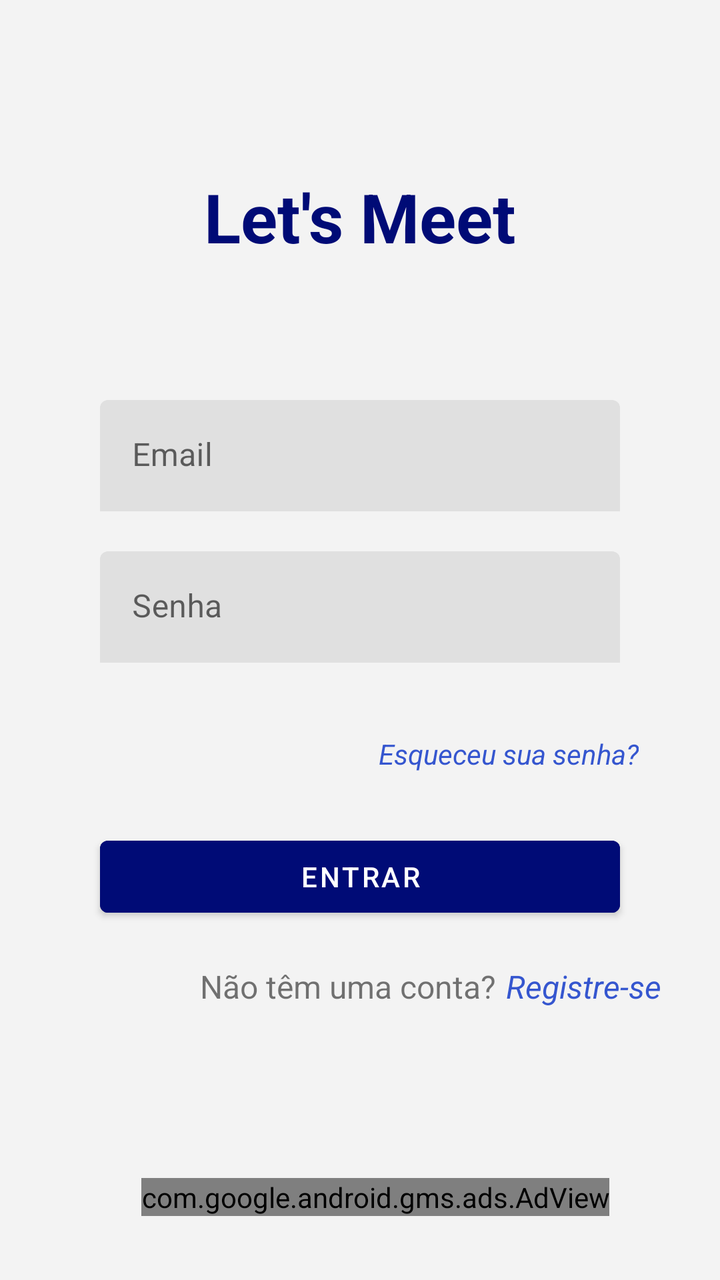
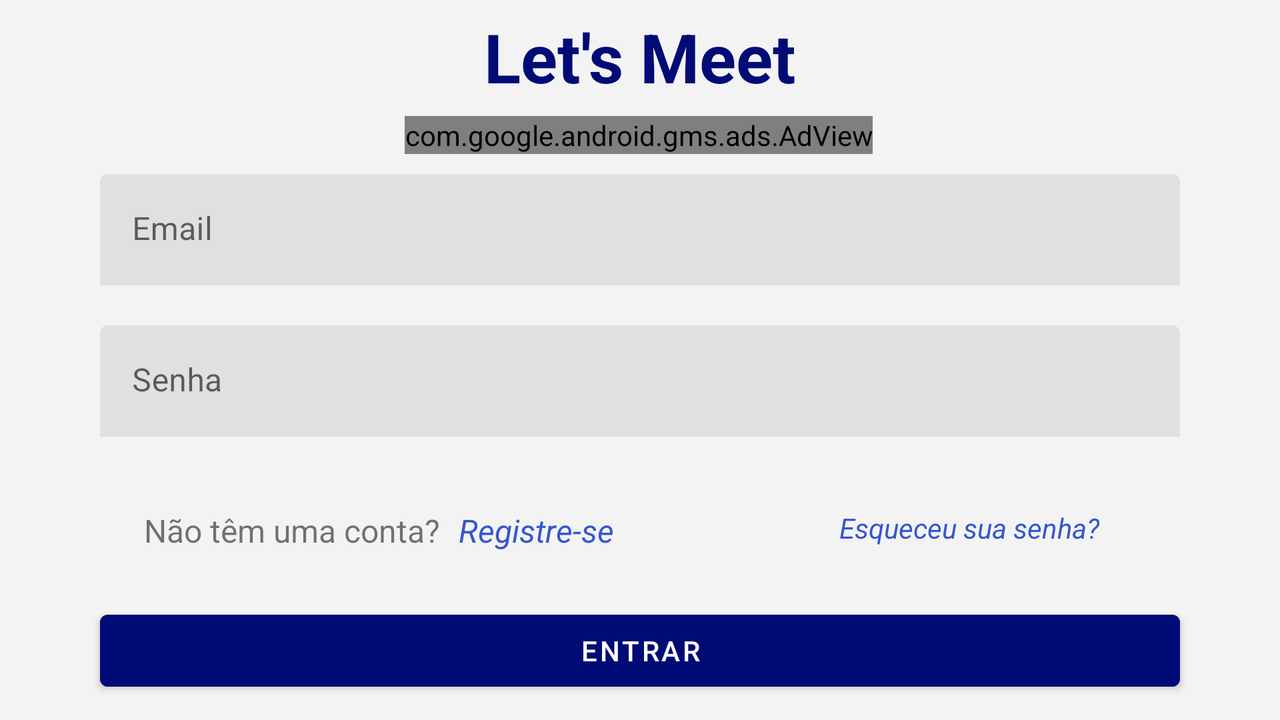

An Android layout and its configuration variant, each rendered on a device that would load it. The default file and the variant file are quoted in full after the pictures.
<!-- AndroidManifest.xml: application theme Theme.PBKOTLINREUNIAO -->
<!-- res/layout/fragment_sign_in.xml -->
<?xml version="1.0" encoding="utf-8"?>
<androidx.constraintlayout.widget.ConstraintLayout xmlns:android="http://schemas.android.com/apk/res/android"
    xmlns:app="http://schemas.android.com/apk/res-auto"
    xmlns:tools="http://schemas.android.com/tools"
    android:id="@+id/frameLayout"
    android:layout_width="match_parent"
    android:layout_height="match_parent"


    android:background="#F3F3F3"
    tools:context=".ui.signin.SignInFragment">

    <com.google.android.material.textfield.TextInputLayout
        android:id="@+id/signInEmail"
        android:layout_width="match_parent"
        android:layout_height="wrap_content"
        android:layout_marginStart="50dp"
        android:layout_marginTop="70dp"
        android:layout_marginEnd="50dp"
        app:boxStrokeColor="#000b76"
        app:boxStrokeWidth="0dp"
        app:boxStrokeWidthFocused="0dp"
        app:hintTextColor="#000b76"
        app:layout_constraintEnd_toEndOf="parent"
        app:layout_constraintHorizontal_bias="0.0"
        app:layout_constraintStart_toStartOf="parent"
        app:layout_constraintTop_toBottomOf="@+id/textView3">

        <com.google.android.material.textfield.TextInputEditText
            android:id="@+id/inputEmail1"
            android:layout_width="match_parent"
            android:layout_height="wrap_content"
            android:background="@drawable/input"
            android:hint="Email" />
    </com.google.android.material.textfield.TextInputLayout>


    <com.google.android.gms.ads.AdView
        android:id="@+id/adView"
        android:layout_width="wrap_content"
        android:layout_height="wrap_content"
        android:layout_alignParentBottom="true"
        android:layout_centerHorizontal="true"
        android:layout_marginStart="20dp"
        android:layout_marginEnd="20dp"
        android:layout_marginBottom="32dp"
        app:adSize="BANNER"
        app:adUnitId="ca-app-pub-3940256099942544/6300978111"
        app:layout_constraintBottom_toBottomOf="parent"
        app:layout_constraintEnd_toEndOf="parent"
        app:layout_constraintHorizontal_bias="0.588"
        app:layout_constraintStart_toStartOf="parent"></com.google.android.gms.ads.AdView>

    <com.google.android.material.textfield.TextInputLayout
        android:id="@+id/signInSenha"
        android:layout_width="0dp"
        app:boxStrokeWidth="0dp"
        app:boxStrokeWidthFocused="0dp"
        android:layout_height="wrap_content"
        android:layout_marginStart="50dp"
        android:layout_marginTop="20dp"
        android:layout_marginEnd="50dp"
        app:boxStrokeColor="#000b76"
        app:hintTextColor="#000b76"
        app:layout_constraintEnd_toEndOf="parent"
        app:layout_constraintHorizontal_bias="0.0"
        app:layout_constraintStart_toStartOf="parent"
        app:layout_constraintTop_toBottomOf="@+id/signInEmail">

        <com.google.android.material.textfield.TextInputEditText
            android:id="@+id/inputSenha1"
            android:layout_width="match_parent"
            android:layout_height="wrap_content"
            android:background="@drawable/input"
            android:hint="Senha"
            android:inputType="textPassword" />
    </com.google.android.material.textfield.TextInputLayout>

    <Button
        android:id="@+id/btnRegistrar"
        android:layout_width="0dp"
        android:layout_height="wrap_content"
        android:layout_marginStart="50dp"
        android:layout_marginTop="28dp"
        android:layout_marginEnd="50dp"
        android:backgroundTint="#000b76"
        android:text="Entrar"
        app:layout_constraintEnd_toEndOf="parent"
        app:layout_constraintHorizontal_bias="0.0"
        app:layout_constraintStart_toStartOf="parent"
        app:layout_constraintTop_toBottomOf="@+id/tvEsquecerSenha" />

    <TextView
        android:id="@+id/tvEsquecerSenha"
        android:layout_width="wrap_content"
        android:layout_height="wrap_content"
        android:layout_marginTop="36dp"
        android:shadowColor="#FFFFFF"
        android:text="Esqueceu sua senha?"
        android:textColor="#3556CF"
        android:textStyle="italic"
        app:layout_constraintEnd_toEndOf="parent"
        app:layout_constraintHorizontal_bias="0.823"
        app:layout_constraintStart_toStartOf="parent"
        app:layout_constraintTop_toBottomOf="@+id/signInSenha" />

    <TextView
        android:id="@+id/textView3"
        android:layout_width="wrap_content"
        android:layout_height="wrap_content"
        android:layout_marginTop="90dp"
        android:includeFontPadding="false"
        android:text="Let's Meet"
        android:textColor="#000b76"
        android:textSize="34sp"
        android:textStyle="bold"
        app:layout_constraintEnd_toEndOf="parent"
        app:layout_constraintStart_toStartOf="parent"
        app:layout_constraintTop_toTopOf="parent" />

    <TextView
        android:id="@+id/tvRegister"
        android:layout_width="wrap_content"
        android:layout_height="wrap_content"
        android:layout_marginStart="5dp"
        android:layout_marginTop="20dp"
        android:layout_marginEnd="100dp"
        android:text="Registre-se"
        android:textColor="#3556CF"
        android:textSize="16sp"
        android:textStyle="italic"
        app:layout_constraintEnd_toEndOf="parent"
        app:layout_constraintHorizontal_bias="0.0"
        app:layout_constraintStart_toEndOf="@+id/textView"
        app:layout_constraintTop_toBottomOf="@+id/btnRegistrar" />

    <TextView
        android:id="@+id/textView"
        android:layout_width="wrap_content"
        android:layout_height="wrap_content"
        android:layout_marginStart="100dp"
        android:layout_marginTop="20dp"
        android:text="Não têm uma conta?"
        android:textSize="16sp"
        app:layout_constraintStart_toStartOf="parent"
        app:layout_constraintTop_toBottomOf="@+id/btnRegistrar" />

</androidx.constraintlayout.widget.ConstraintLayout>
<!-- resources referenced by this layout -->
<resources>
  <style name="Theme.PBKOTLINREUNIAO" parent="Theme.MaterialComponents.DayNight.NoActionBar">
          
  
          <item name="android:activatedBackgroundIndicator">@drawable/listselector</item>
          <item name="colorPrimary">@color/purple_500</item>
          <item name="colorPrimaryVariant">#000b76</item>
          <item name="colorOnPrimary">@color/white</item>
          
          <item name="colorSecondary">@color/teal_200</item>
          <item name="colorSecondaryVariant">@color/teal_700</item>
          <item name="colorOnSecondary">@color/black</item>
          
          <item name="android:statusBarColor" tools:targetApi="l">?attr/colorPrimaryVariant</item>
          
      </style>
  <!-- drawable listselector (drawable) -->
  <selector xmlns:android="http://schemas.android.com/apk/res/android">
      <item android:state_pressed="true" android:drawable="@color/Green" />
      <item android:state_activated="true" android:drawable="@color/black" />
      <item android:drawable="@android:color/transparent" />
  </selector>
  <color name="purple_500">#FF6200EE</color>
  <color name="white">#FFFFFFFF</color>
  <color name="teal_200">#FF03DAC5</color>
  <color name="teal_700">#FF018786</color>
  <color name="black">#FF000000</color>
  <color name="Green">#2B812E</color>
</resources>
<!-- res/layout-land/fragment_sign_in.xml (the repository's variant of the layout above) -->
<!-- drawn on the phone turned sideways -->
<?xml version="1.0" encoding="utf-8"?>
<androidx.constraintlayout.widget.ConstraintLayout xmlns:android="http://schemas.android.com/apk/res/android"
    xmlns:app="http://schemas.android.com/apk/res-auto"
    xmlns:tools="http://schemas.android.com/tools"
    android:id="@+id/frameLayout"
    android:layout_width="match_parent"
    android:layout_height="match_parent"


    android:background="#F3F3F3"
    tools:context=".ui.signin.SignInFragment">

    <com.google.android.material.textfield.TextInputLayout
        android:id="@+id/signInEmail"
        android:layout_width="match_parent"
        android:layout_height="wrap_content"
        android:layout_marginStart="50dp"
        android:layout_marginTop="10dp"
        android:layout_marginEnd="50dp"
        app:boxStrokeColor="#000b76"
        app:boxStrokeWidth="0dp"
        app:boxStrokeWidthFocused="0dp"
        app:hintTextColor="#000b76"
        app:layout_constraintEnd_toEndOf="parent"
        app:layout_constraintHorizontal_bias="0.0"
        app:layout_constraintStart_toStartOf="parent"
        app:layout_constraintTop_toBottomOf="@+id/adView">

        <com.google.android.material.textfield.TextInputEditText
            android:id="@+id/inputEmail1"
            android:layout_width="match_parent"
            android:layout_height="wrap_content"
            android:background="@drawable/input"
            android:hint="Email" />
    </com.google.android.material.textfield.TextInputLayout>


    <com.google.android.gms.ads.AdView
        android:id="@+id/adView"
        android:layout_width="wrap_content"
        android:layout_height="wrap_content"
        android:layout_alignParentBottom="true"
        android:layout_centerHorizontal="true"
        android:layout_marginStart="20dp"
        android:layout_marginTop="8dp"
        android:layout_marginEnd="20dp"
        app:adSize="BANNER"
        app:adUnitId="ca-app-pub-3940256099942544/6300978111"
        app:layout_constraintEnd_toEndOf="parent"
        app:layout_constraintHorizontal_bias="0.498"
        app:layout_constraintStart_toStartOf="parent"
        app:layout_constraintTop_toBottomOf="@+id/textView3"></com.google.android.gms.ads.AdView>

    <com.google.android.material.textfield.TextInputLayout
        android:id="@+id/signInSenha"
        android:layout_width="0dp"
        app:boxStrokeWidth="0dp"
        app:boxStrokeWidthFocused="0dp"
        android:layout_height="wrap_content"
        android:layout_marginStart="50dp"
        android:layout_marginTop="20dp"
        android:layout_marginEnd="50dp"
        app:boxStrokeColor="#000b76"
        app:hintTextColor="#000b76"
        app:layout_constraintEnd_toEndOf="parent"
        app:layout_constraintHorizontal_bias="0.0"
        app:layout_constraintStart_toStartOf="parent"
        app:layout_constraintTop_toBottomOf="@+id/signInEmail">

        <com.google.android.material.textfield.TextInputEditText
            android:id="@+id/inputSenha1"
            android:layout_width="match_parent"
            android:layout_height="wrap_content"
            android:background="@drawable/input"
            android:hint="Senha"
            android:inputType="textPassword" />
    </com.google.android.material.textfield.TextInputLayout>

    <Button
        android:id="@+id/btnRegistrar"
        android:layout_width="0dp"
        android:layout_height="wrap_content"
        android:layout_marginStart="50dp"
        android:layout_marginTop="28dp"
        android:layout_marginEnd="50dp"
        android:backgroundTint="#000b76"
        android:text="Entrar"
        app:layout_constraintEnd_toEndOf="parent"
        app:layout_constraintHorizontal_bias="0.0"
        app:layout_constraintStart_toStartOf="parent"
        app:layout_constraintTop_toBottomOf="@+id/tvEsquecerSenha" />

    <TextView
        android:id="@+id/tvEsquecerSenha"
        android:layout_width="wrap_content"
        android:layout_height="wrap_content"
        android:layout_marginTop="36dp"
        android:shadowColor="#FFFFFF"
        android:text="Esqueceu sua senha?"
        android:textColor="#3556CF"
        android:textStyle="italic"
        app:layout_constraintEnd_toEndOf="parent"
        app:layout_constraintHorizontal_bias="0.823"
        app:layout_constraintStart_toStartOf="parent"
        app:layout_constraintTop_toBottomOf="@+id/signInSenha" />

    <TextView
        android:id="@+id/textView3"
        android:layout_width="wrap_content"
        android:layout_height="wrap_content"
        android:layout_marginTop="10dp"
        android:includeFontPadding="false"
        android:text="Let's Meet"
        android:textColor="#000b76"
        android:textSize="34sp"
        android:textStyle="bold"
        app:layout_constraintEnd_toEndOf="parent"
        app:layout_constraintStart_toStartOf="parent"
        app:layout_constraintTop_toTopOf="parent" />

    <TextView
        android:id="@+id/tvRegister"
        android:layout_width="wrap_content"
        android:layout_height="wrap_content"
        android:layout_marginStart="5dp"
        android:layout_marginTop="36dp"
        android:layout_marginEnd="100dp"
        android:text="Registre-se"
        android:textColor="#3556CF"
        android:textSize="16sp"
        android:textStyle="italic"
        app:layout_constraintEnd_toEndOf="parent"
        app:layout_constraintHorizontal_bias="0.018"
        app:layout_constraintStart_toEndOf="@+id/textView"
        app:layout_constraintTop_toBottomOf="@+id/signInSenha" />

    <TextView
        android:id="@+id/textView"
        android:layout_width="wrap_content"
        android:layout_height="wrap_content"
        android:layout_marginStart="72dp"
        android:layout_marginTop="36dp"
        android:text="Não têm uma conta?"
        android:textSize="16sp"
        app:layout_constraintStart_toStartOf="parent"
        app:layout_constraintTop_toBottomOf="@+id/signInSenha" />

</androidx.constraintlayout.widget.ConstraintLayout>
